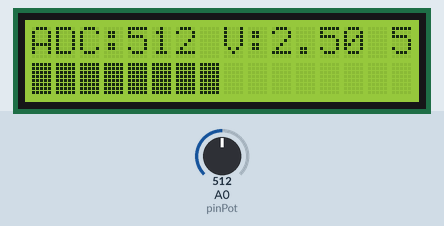
Bench run of a sketch on a simulated Arduino Uno, built with avr-gcc and run on an emulated ATmega328P. Parts: 16×2 character LCD. The inputs (shaded band) are chosen by the test bench; at power-on: A0 (pinPot) = 512. What the sketch prints to the serial monitor is not drawn.

Above: at 1.2 s.
1.3 s: A0 (pinPot) set to 716
At 2.7 s:
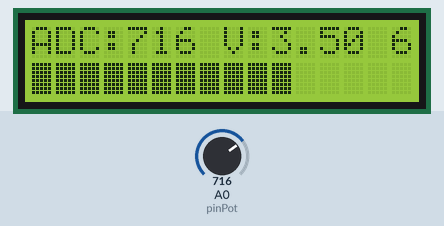
3.2 s: A0 (pinPot) set to 900
At 4.0 s:
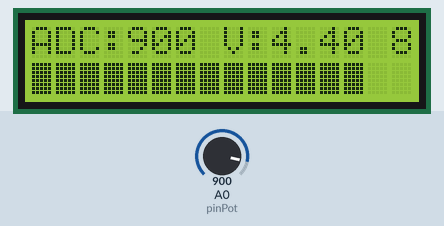
4.8 s: A0 (pinPot) set to 1023
At 5.4 s:
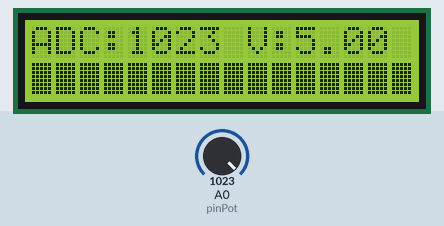
6.4 s: A0 (pinPot) set to 511
At 6.9 s:
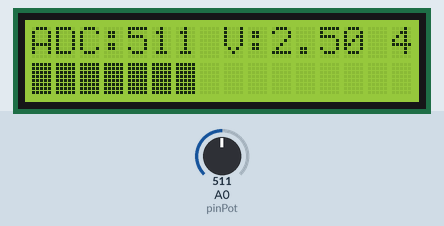
8.0 s: A0 (pinPot) set to 306
At 9.3 s:
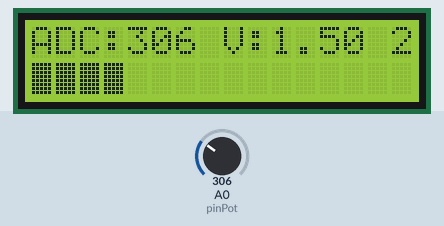
9.6 s: A0 (pinPot) set to 122
At 10.8 s:
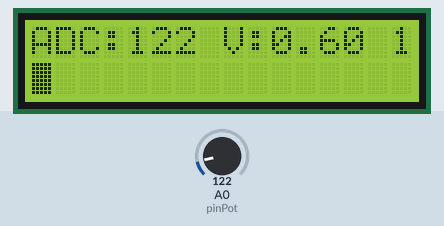
Timing chart, 0 to 12.2 s (numbered marks = the images above; inputs shaded):
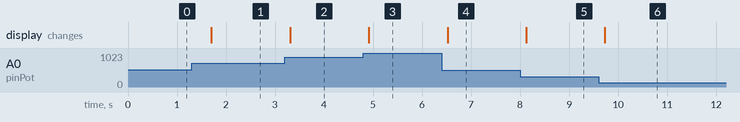

Measured:
- after the input at 1.3 s, the display: changes after 0.40 s (image 1)
- after the input at 3.2 s, the display: changes after 0.11 s (image 2)
- after the input at 4.8 s, the display: changes after 0.11 s (image 3)
- after the input at 6.4 s, the display: changes after 0.12 s (image 4)
- after the input at 8.0 s, the display: changes after 0.12 s (image 5)
- after the input at 9.6 s, the display: changes after 0.13 s (image 6)

The sketch:

led.ino
```cpp
#include <Wire.h>
#include <LiquidCrystal_I2C.h>

LiquidCrystal_I2C lcd(0x27, 16, 2);

const int pinPot = A0;

void setup() {
  Serial.begin(9600);

  lcd.init();
  lcd.backlight();
}

void loop() {
  int nilai = analogRead(pinPot);

  float volt = nilai * (5.0 / 1023.0);
  int persen = map(nilai, 0, 1023, 0, 100);
  int bar = map(nilai, 0, 1023, 0, 16);

  // ===== SERIAL =====
  Serial.print("ADC: ");
  Serial.print(nilai);
  Serial.print(" | Volt: ");
  Serial.print(volt);
  Serial.print(" V | Persen: ");
  Serial.print(persen);
  Serial.println("%");

  // ===== LCD BARIS 1 =====
  lcd.setCursor(0, 0);
  lcd.print("ADC:");
  lcd.print(nilai);
  lcd.print(" ");
  lcd.print("V:");
  lcd.print(volt);
  lcd.print(" ");
  lcd.print(persen);
  lcd.print("%");

  // ===== LCD BARIS 2 =====
  lcd.setCursor(0, 1);
  for (int i = 0; i < 16; i++) {
    if (i < bar) {
      lcd.print((char)255);
    } else {
      lcd.print(" ");
    }
  }

  delay(500);
}
```
